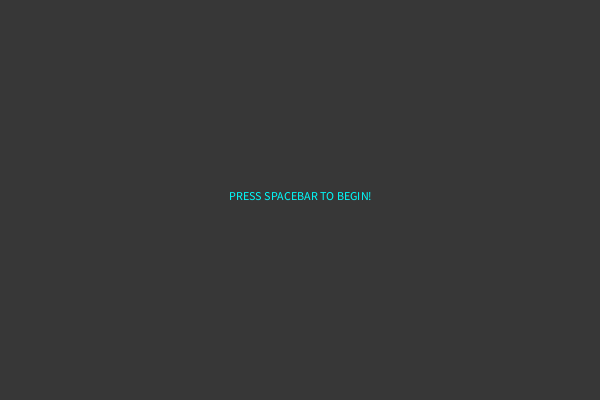
Frame 1 (no input)
Frame 60 (the mouse pressed at the canvas centre just before this capture): identical to frame 1, image omitted
Frame 120 (the mouse held since frame 60 and released just before this capture): identical to frame 1, image omitted

The Processing sketch that drew this single still picture (run headless with seeded random() and noise(); from frame 60 on, the mouse is pressed at the canvas centre):

// Processing sketch: processing_174461
// ── processing_174461.pde

int scale = 40;
int gameState = 0;
String[] answers1 = 
{ 
  "A. Baloney", "B. Bull", "C. Sauce", "D. Farsi"
};
String[] answers2 = 
{ 
  "A. Aligator", "B. Bear", "C. Cow", "D. I'm just gonna sleep in"
};
Questions[] question = new Questions[2];

String[] inputQuestions = { 
  "This is ______ shit", "What type of day is it today?"
};


void setup() {
  size(600, 400);
  question[0] = new Questions(inputQuestions[0], 'b', answers1);
  question[1] = new Questions(inputQuestions[1], 'd', answers2);
}

void draw() {
  if (gameState == 0) splash();
  else if (gameState <= question.length) question[gameState-1].display();
  else endScreen();
}


void splash() {
  background(55);
  textAlign(CENTER);
  fill(0, 255, 255);
  text("PRESS SPACEBAR TO BEGIN!", width/2, height/2);
  if (keyPressed) gameState ++;
}

void endScreen() {
  background(55);
  textAlign(CENTER);
  fill(0, 255, 255);
  text("YOU WIN!!!", width/2, height/2);
}

class Questions {
  String question;
  char correctAns;
  String[] response;
  float[] responseWidth;
  int textHeight = 20;
  float questionWidth;
  int offset = textHeight/2;
  float rectHeight = 3*textHeight/2;
  String screenState = "displayQuestionScreen";
  Questions(String _question, char _correctAns, String[] _response) {
    question = _question;
    correctAns = _correctAns;
    response = _response;
    responseWidth = new float[response.length];
    questionWidth = 2*textWidth(question);
    for (int i=0; i<response.length; i++) {
      responseWidth[i] = 2*textWidth(response[i]);
    }
  }

  void display() {
    background(0);
    textSize(20);
    textAlign(CENTER);
    rectMode(CENTER);
    if (screenState == "displayQuestionScreen") displayQuestionScreen();
    else if (screenState == "displayCorrectScreen") displayCorrectScreen();
    else if (screenState == "displayWrongScreen") displayWrongScreen();
  }

  void displayQuestionScreen() {
    fill(20, 0, 50);
    rect(width/2, height/5 - offset, questionWidth, rectHeight);
    rect(width/4, height/3 - offset, responseWidth[0], rectHeight);
    rect(3*width/4, height/3 - offset, responseWidth[1], rectHeight);
    rect(width/4, 2*height/3 - offset, responseWidth[2], rectHeight);
    rect(3*width/4, 2*height/3 - offset, responseWidth[3], rectHeight );
    fill(255, 0, 0);
    text(question, width/2, height/5); 
    text(response[0], width/4, height/3); 
    text(response[1], 3*width/4, height/3);
    text(response[2], width/4, 2*height/3);
    text(response[3], 3*width/4, 2*height/3);
    if (keyPressed) {
      if (key == correctAns) screenState = "displayCorrectScreen";
      else if (key != ' ') screenState = "displayWrongScreen";
    }
  }

  void displayCorrectScreen() {
    fill(255, 0, 0);
    textAlign(CENTER);
    text("CORRECT!", width/2, height/2);

    if (keyPressed && key == ' ') {
      screenState = "displayQuestionScreen";
      gameState++;
    }
  }

  void displayWrongScreen() {
    fill(255, 0, 0);
    textAlign(CENTER);
    text("WRONG, LOSER!", width/2, height/2);

    if (keyPressed && key == ' ') {
      screenState = "displayQuestionScreen";
      gameState = 0;
    }
  }
}
